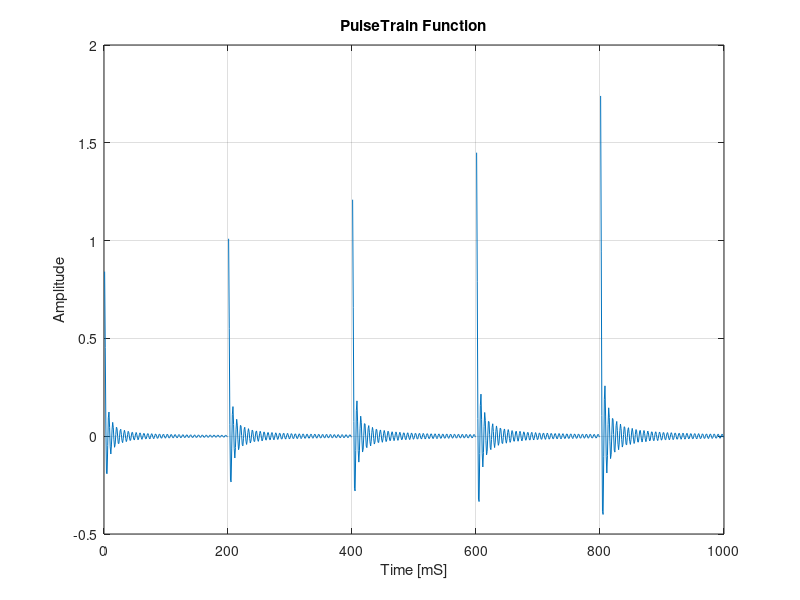

Write the MATLAB code that produced this figure.
% Generating train of pulse
t = 0 : 1 : 1000; %Time vector for sample frequency 50KHz
d = [0 : 200 : 1000 ; 1.2.^(0:5)]'; %Delay frequensy for pulse 1KHz. Amlitude attenuate by 0.8
x=sin(t)./t;
y = pulstran(t,d,x); %Genereting Gauspuls with frecuency 10KHz and bandwidth 
50%
plot(t,y)
grid;
title('PulseTrain Function');
xlabel('Time [mS]');
 ylabel('Amplitude');
